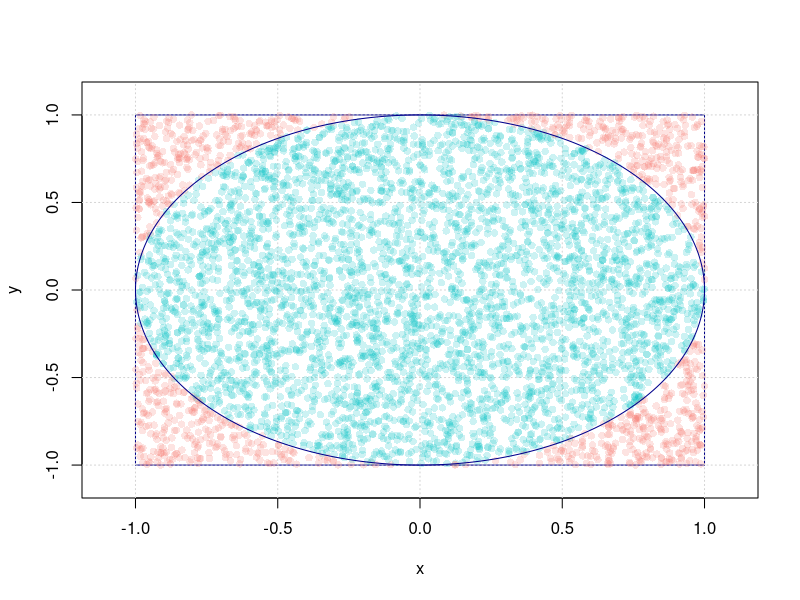
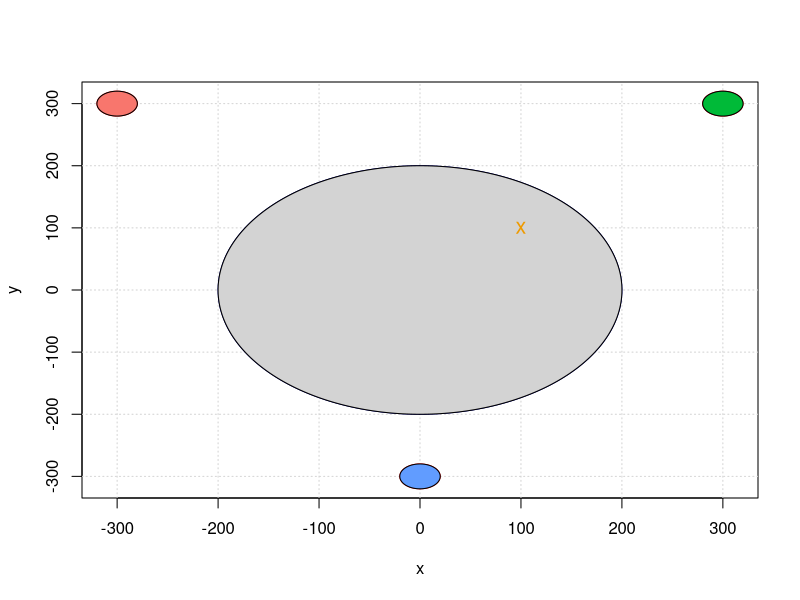
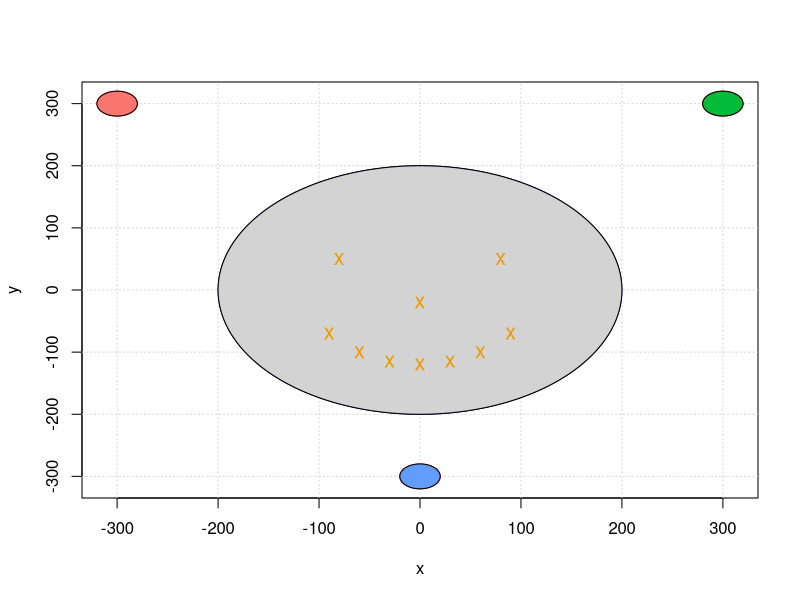

Recreate these plots in R, in order.
## ---- chunk 1
# to draw a square on an existing plot
make_square = function(bottom_left = c(-1,-1), side = 2, col = "darkblue", fill = NULL){
  lines(c(bottom_left, bottom_left), c(bottom_left + side, bottom_left), col = col)
  lines(c(bottom_left + side, bottom_left), c(bottom_left + side, bottom_left + side), col = col)
  lines(c(bottom_left + side, bottom_left + side), c(bottom_left, bottom_left + side), col = col)
  lines(c(bottom_left, bottom_left + side), c(bottom_left, bottom_left), col = col)
  if (!is.null(fill)){
    polygon(c(bottom_left, bottom_left+side, bottom_left+side, bottom_left), c(bottom_left, bottom_left, bottom_left+side, bottom_left+side), border = NULL, col = fill)
  }
}

# to draw a circle on an existing plot
make_circle = function(center = c(0,0), radius = 1,  nb_step = 300, col = "darkblue", fill = NULL, lty = 1){
  my_points = seq(from = 0, to = 2*pi, length.out = nb_step)
  coords = cbind(radius*cos(my_points) + center[1], radius*sin(my_points) + center[2])
  lines(coords, col = col, lty = lty)
  if (!is.null(fill)){
    polygon(c(coords[,1]), c(coords[,2]), col = fill, border = NULL)
  }
}

# to compute if a point is inside the unit circle
inside_unit_circle = function(x){
  # Compute squared distance from center
  d = x[1]^2 + x[2]^2
  (d < 1)
}
## ---- chunk 2
find_pi = function(B = 5000, seed = 10, make_plot = TRUE){
  # Control seed
  set.seed(seed)
  
  # Simulate B points
  point = matrix(runif(2*B, -1, 1), B, 2)
  
  # Compute the number of points inside unit circle
  nb_inside = apply(point, 1, inside_unit_circle)
  pi_hat = sum(nb_inside)/B
  
  # Make plot
  if (make_plot){
    plot(NA, xlim = c(-1.1,1.1), ylim = c(-1.1,1.1), xlab = "x", ylab = "y")
    make_square()
    cols = hcl(h = seq(15, 375, length = 3), l = 65, c = 100, alpha = 0.2)[1:2]
    grid()
    for (i in 1:B){
      points(point[i,1], point[i,2], pch = 16, col = cols[1 + nb_inside[i]])
    }
    make_circle()
  }
  
  # return estimated value of pi
  return(4*pi_hat)
}
## ---- chunk 3
find_pi(make_plot = TRUE)
## ---- chunk 4
obj_gnss = function(theta, distance){
  x = c(-300, 300, 0)
  y = c( 300, 300, -300)
  x0 = theta[1]
  y0 = theta[2]
  epsilon = theta[3]
  sum(((x0 - x)^2 + (y0 - y)^2 - (distance - epsilon)^2)^2)
}
## ---- chunk 5
get_position = function(distance, start = rep(0, 3)){
  if (is.matrix(distance)){
    nb_points = dim(distance)[1]
    results = matrix(NA, nb_points, 3)
    for (i in 1:nb_points){
      results[i,] = optim(start, obj_gnss, distance = distance[i,])$par[1:3]
    }
    class(results) = "gnssmat"
  }else{
    results = optim(start, obj_gnss, distance = distance)
    results[[6]] = distance
    names(results) = c(names(results)[1:5], "distance")
    class(results) = "gnssvect"
  }
  results
}

summary.gnssvect = function(position){
  cat("The estimated position is:\n")
  cat("X = ")
  cat(round(position$par[1],4))
  cat("\n")
  cat("Y = ")
  cat(round(position$par[2],4))
  cat("\n\n")
}
## ---- chunk 6
# if the input is a vector
plot.gnssvect = function(position, show.distance = FALSE, add = FALSE){
  cols = hcl(h = seq(15, 375, length = 4), l = 65, c = 100)[1:3]
  
  if (add == FALSE){
    cols_trans = hcl(h = seq(15, 375, length = 4), l = 65, c = 100, alpha = 0.75)[1:3]
    plot(NA, xlim = c(-310, 310), ylim = c(-310, 310), xlab = "x", ylab = "y")
    grid()
    make_circle(fill = "lightgrey", radius = 200)
    make_circle(radius = 20, center = c(-300, 300), col = "red", fill = cols[1])
    make_circle(radius = 20, center = c(300, 300), col = "red", fill = cols[2])
    make_circle(radius = 20, center = c(0, -300), col = "red", fill = cols[3])
  
    if (show.distance == TRUE){
      make_circle(radius = position$distance[1], center = c(-300, 300), col = cols_trans[1])
      make_circle(radius = position$distance[2], center = c(300, 300), col = cols_trans[2])
      make_circle(radius = position$distance[3], center = c(0, -300), col = cols_trans[3])
    }
  }
  points(position$par[1], position$par[2], pch = "x", cex = 1.3, col = "orange2")
}

# if the input is a matrix
plot.gnssmat = function(position){
  cols = hcl(h = seq(15, 375, length = 4), l = 65, c = 100)[1:3]
  cols_trans = hcl(h = seq(15, 375, length = 4), l = 65, c = 100, alpha = 0.75)[1:3]
  plot(NA, xlim = c(-310, 310), ylim = c(-310, 310), xlab = "x", ylab = "y")
  grid()
  make_circle(fill = "lightgrey", radius = 200)
  make_circle(radius = 20, center = c(-300, 300), col = "red", fill = cols[1])
  make_circle(radius = 20, center = c(300, 300), col = "red", fill = cols[2])
  make_circle(radius = 20, center = c(0, -300), col = "red", fill = cols[3])
  
  for (i in 1:dim(position)[1]){
    points(position[i,1], position[i,2], pch = "x", cex = 1.3, col = "orange2")
  }
}
## ---- chunk 7
# if the input is a vector
position = get_position(c(453.2136, 288.8427, 418.3106))
summary(position)
plot(position)
## ---- chunk 8
# compute d hat
get_distance = function(x0, y0, epsilon){
  x = c(-300, 300, 0)
  y = c( 300, 300, -300)
  d = sqrt((x0 - x)^2 + (y0 - y)^2) + epsilon
  return(d)
}

p1 = c(80, 50)
p2 = c(-80, 50)
p3 = c(0, -20)
p4 = c(0, -120)
p5 = c(30, -115)
p6 = c(-30, -115)
p7 = c(60, -100)
p8 = c(-60, -100)
p9 = c(90, -70)
p10 = c(-90, -70)

dist_mat = matrix(NA, 10, 3)
dist_mat[1,] = get_distance(p1[1], p1[2], rnorm(1,4,0.05))
dist_mat[2,] = get_distance(p2[1], p2[2], rnorm(1,4,0.05))
dist_mat[3,] = get_distance(p3[1], p3[2], rnorm(1,4,0.05))
dist_mat[4,] = get_distance(p4[1], p4[2], rnorm(1,4,0.05))
dist_mat[5,] = get_distance(p5[1], p5[2], rnorm(1,4,0.05))
dist_mat[6,] = get_distance(p6[1], p6[2], rnorm(1,4,0.05))
dist_mat[7,] = get_distance(p7[1], p7[2], rnorm(1,4,0.05))
dist_mat[8,] = get_distance(p8[1], p8[2], rnorm(1,4,0.05))
dist_mat[9,] = get_distance(p9[1], p9[2], rnorm(1,4,0.05))
dist_mat[10,] = get_distance(p10[1], p10[2], rnorm(1,4,0.05))
## ---- chunk 9
# if the input is a matrix
dist_mat
position = get_position(dist_mat)
plot(position)
